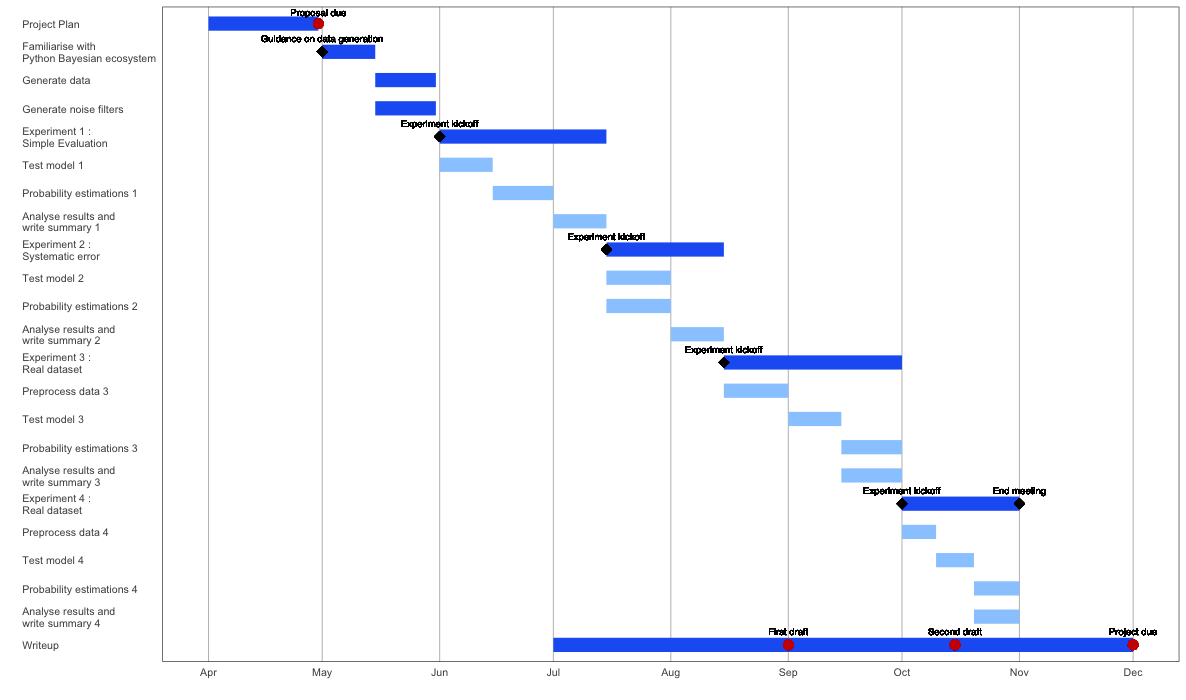

Generate this figure with R:
library(reshape2)
library(ggplot2)


task1 <- c('Project Plan', '2019-04-01', '2019-04-30',1)
task2 <- c('Familiarise with\nPython Bayesian ecosystem', '2019-05-01', '2019-05-15',1)
task3 <- c('Generate data', '2019-05-15', '2019-05-31',1)
task4 <- c('Generate noise filters', '2019-05-15', '2019-05-31',1)

task5 <- c('Experiment 1 :\nSimple Evaluation', '2019-06-01', '2019-07-15',1)
task51 <- c('Test model 1','2019-06-01', '2019-06-15',2)
task52 <- c('Probability estimations 1','2019-06-15', '2019-07-01',2)
task53 <- c('Analyse results and\nwrite summary 1', '2019-07-01',  '2019-07-15',2)



task6 <- c('Experiment 2 :\nSystematic error', '2019-07-15', '2019-08-15',1)
task61 <- c('Test model 2','2019-07-15', '2019-08-01',2)
task62 <- c('Probability estimations 2','2019-07-15', '2019-08-01',2)
task63 <- c('Analyse results and\nwrite summary 2', '2019-08-01',  '2019-08-15',2)

task7 <- c('Experiment 3 :\nReal dataset', '2019-08-15', '2019-10-01',1)
task71 <- c('Preprocess data 3','2019-08-15', '2019-09-01',2)
task72 <- c('Test model 3','2019-09-01', '2019-09-15',2)
task73 <- c('Probability estimations 3','2019-09-15', '2019-10-01',2)
task74 <- c('Analyse results and\nwrite summary 3', '2019-09-15', '2019-10-01',2)


task8 <- c('Experiment 4 :\nReal dataset', '2019-10-01', '2019-11-01',1)
task81 <- c('Preprocess data 4','2019-10-01', '2019-10-10',2)
task82 <- c('Test model 4','2019-10-10', '2019-10-20',2)
task83 <- c('Probability estimations 4','2019-10-20', '2019-11-01',2)
task84 <- c('Analyse results and\nwrite summary 4', '2019-10-20', '2019-11-01',2)


task9 <- c('Writeup', '2019-07-01', '2019-12-01',1)



df <- as.data.frame(rbind(task1, task2, task3, task4, task5, task51, task52, task53, task6,task61,
                          task62,task63, task7,task71,task72,task73,task74,
                          task8, task81, task82, task83, task84, task9))
names(df) <- c('task', 'start', 'end', 'task_level')
df$task <- factor(df$task, levels = df$task)
df$start <- as.Date(df$start)
df$end <- as.Date(df$end)
df_melted <- melt(df, measure.vars = c('start', 'end'))



# starting date to begin plot
start_date <- as.Date('2019-04-01')

ggplot(df_melted, aes(value, reorder(task, desc(task))), group = task_level) +
  geom_line(size = 5, aes(colour = task_level)) +
  scale_color_manual(values = c('#2164F3', '#99CCFF')) +
  labs(x = '', y = '') +
  theme_bw(base_size = 10) +
  theme(plot.title = element_text(hjust = 0.5),
        axis.text.y = element_text(hjust = 0),
        panel.grid.major.x = element_line(colour="grey"),
        panel.grid.major = element_blank(),
        panel.grid.minor = element_blank(),
        axis.text.x = element_text(angle = 0),
        axis.ticks = element_blank(),
        legend.position = "none") +
  scale_x_date(date_labels = "%b", limits = c(start_date, NA), date_breaks = '1 month') +

  geom_point(aes(x=as.Date('2019-04-30'), y='Project Plan'), colour="red3", size = 3) +
  geom_text(family = 'Helvetica', aes(x=as.Date('2019-04-30'), y='Project Plan',label = 'Proposal due'),hjust=0.5, vjust=-1.2, size = 2.5) +

  geom_point(aes(x=as.Date('2019-12-01'), y='Writeup'), colour="red3", size = 3) +
  geom_text(family = 'Helvetica', aes(x=as.Date('2019-12-01'), y='Writeup',label = 'Project due'),hjust=0.5, vjust=-1.5, size = 2.5) +

  geom_point(aes(x=as.Date('2019-09-01'), y='Writeup'), colour="red3", size = 3) +
  geom_text(family = 'Helvetica', aes(x=as.Date('2019-09-01'), y='Writeup',label = 'First draft'),hjust=0.5, vjust=-1.5, size = 2.5) +

  geom_point(aes(x=as.Date('2019-10-15'), y='Writeup'), colour="red3", size = 3) +
  geom_text(family = 'Helvetica', aes(x=as.Date('2019-10-15'), y='Writeup',label = 'Second draft'),hjust=0.5, vjust=-1.5, size = 2.5) +

  geom_point(aes(x=as.Date('2019-06-01'), y='Experiment 1 :\nSimple Evaluation'), colour="black", size = 3.5, shape = 18) +
  geom_text(family = 'Helvetica', aes(x=as.Date('2019-06-01'), y='Experiment 1 :\nSimple Evaluation',label = 'Experiment kickoff'),hjust=0.5, vjust=-1.5, size = 2.5) +

  geom_point(aes(x=as.Date('2019-07-15'), y='Experiment 2 :\nSystematic error'), colour="black", size = 3.5,shape = 18) +
  geom_text(family = 'Helvetica', aes(x=as.Date('2019-07-15'), y='Experiment 2 :\nSystematic error',label = 'Experiment kickoff'),hjust=0.5, vjust=-1.5, size = 2.5) +

  geom_point(aes(x=as.Date('2019-05-01'), y='Familiarise with\nPython Bayesian ecosystem'), colour="black", size = 3.5, shape = 18) +
  geom_text(family = 'Helvetica', aes(x=as.Date('2019-05-01'), y='Familiarise with\nPython Bayesian ecosystem', label = 'Guidance on data generation'),hjust=0.5, vjust=-1.5, size = 2.5) +

  geom_point(aes(x=as.Date('2019-08-15'), y='Experiment 3 :\nReal dataset'), colour="black", size = 3.5,shape = 18) +
  geom_text(family = 'Helvetica', aes(x=as.Date('2019-08-15'), y='Experiment 3 :\nReal dataset', label = 'Experiment kickoff'),hjust=0.5, vjust=-1.5, size = 2.5) +


  geom_point(aes(x=as.Date('2019-10-01'), y='Experiment 4 :\nReal dataset'), colour="black", size = 3.5,shape = 18) +
  geom_text(family = 'Helvetica', aes(x=as.Date('2019-10-01'), y='Experiment 4 :\nReal dataset', label = 'Experiment kickoff'),hjust=0.5, vjust=-1.5, size = 2.5) +

  geom_point(aes(x=as.Date('2019-11-01'), y='Experiment 4 :\nReal dataset'), colour="black", size = 3.5,shape = 18) +
  geom_text(family = 'Helvetica', aes(x=as.Date('2019-11-01'), y='Experiment 4 :\nReal dataset', label = 'End meeting'),hjust=0.5, vjust=-1.5, size = 2.5) +

  ggsave("/Users/andour/Google Drive/projects/Dissertation/Gannt_chart.png", width = 25, height = 15.15, units = 'cm')
